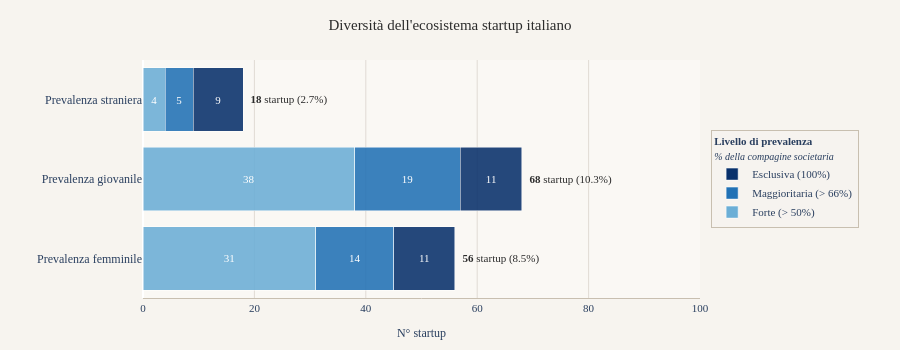

Notebook code cell kept with this figure:
### Markdown cell above
### DIVERSITA DELL'ECOSISTEMA

### Code cell
# ── 1. PREP DATI ─────────────────────────────────────────────
n_tot = len(df)

dimensioni = {
    'Prevalenza femminile': 'prevalenza_femminile',
    'Prevalenza giovanile': 'prevalenza_giovanile',
    'Prevalenza straniera': 'prevalenza_straniera',
}

livelli = ['Forte', 'Maggioritaria', 'Esclusiva']
colori  = ['#6baed6', '#2171b5', '#08306b']
soglie  = {'Forte': '> 50%', 'Maggioritaria': '> 66%', 'Esclusiva': '100%'}

records = []
for label, col in dimensioni.items():
    for livello in livelli:
        n = (df[col] == livello).sum()
        records.append({
            'dimensione': label,
            'livello': livello,
            'n': n,
            'pct': round(n / n_tot * 100, 1)
        })

agg = pd.DataFrame(records)

# ── 2. FIGURA ────────────────────────────────────────────────
fig = go.Figure()

dim_labels = list(dimensioni.keys())

for livello, colore in zip(livelli, colori):
    subset = agg[agg['livello'] == livello]
    vals   = [subset[subset['dimensione'] == d]['n'].values[0] for d in dim_labels]
    pcts   = [subset[subset['dimensione'] == d]['pct'].values[0] for d in dim_labels]

    fig.add_trace(go.Bar(
        name=f"{livello} ({soglie[livello]})",
        y=dim_labels,
        x=vals,
        orientation='h',
        marker=dict(color=colore, opacity=0.88, line=dict(width=0.5, color='white')),
        customdata=[[v, p, livello, soglie[livello]] for v, p in zip(vals, pcts)],
        hovertemplate=(
            "<b>%{y}</b><br>"
            "Livello: <b>%{customdata[2]}</b> (%{customdata[3]} della compagine societaria)<br>"
            "Startup: <b>%{customdata[0]}</b><br>"
            "Sul totale campione: <b>%{customdata[1]}%</b>"
            "<extra></extra>"
        ),
        text=[f"{v}" if v > 0 else '' for v in vals],
        textposition='inside',
        textfont=dict(color='white', size=11, family='Georgia, serif'),
        insidetextanchor='middle',
    ))

# Totale per categoria come annotazione
for d in dim_labels:
    tot = agg[agg['dimensione'] == d]['n'].sum()
    pct = round(tot / n_tot * 100, 1)
    fig.add_annotation(
        y=d,
        x=tot,
        text=f"  <b>{tot}</b> startup ({pct}%)",
        showarrow=False,
        xanchor='left',
        font=dict(size=11, color='#2c2c2c', family='Georgia, serif'),
    )

# ── 3. LAYOUT ────────────────────────────────────────────────
fig.update_layout(
    barmode='stack',
    title=dict(
        text="Diversità dell'ecosistema startup italiano",
        font=dict(size=15, family='Georgia, serif', color='#2c2c2c'),
        x=0.5, xanchor='center', pad=dict(t=10)
    ),
    xaxis=dict(
        title='N° startup',
        title_font=dict(size=12, family='Georgia, serif'),
        tickfont=dict(size=11, family='Georgia, serif'),
        gridcolor='#e0dbd4',
        showline=True, linecolor='#c8bfb0',
        range=[0, 100],
    ),
    yaxis=dict(
        title='',
        tickfont=dict(size=12, family='Georgia, serif'),
        automargin=True,
    ),
    legend=dict(
        title=dict(
            text='<b>Livello di prevalenza</b><br>'
                 '<i style="font-size:10px">% della compagine societaria</i>',
            font=dict(size=11, family='Georgia, serif'),
        ),
        bgcolor='rgba(247,244,239,0.92)',
        bordercolor='#c8bfb0',
        borderwidth=1,
        font=dict(size=11, family='Georgia, serif'),
        x=1.02, y=0.5,
        xanchor='left', yanchor='middle',
    ),
    paper_bgcolor='#f7f4ef',
    plot_bgcolor='#faf8f4',
    margin=dict(l=20, r=200, t=60, b=50),
    height=350,
)

fig.show()

### Figure 1 — Plotly figure (JSON) as saved in the notebook; plotly's stock layout.template omitted (floating-point values rounded to 4 significant figures)
{"data": [{"customdata": [[31, 4.7, "Forte", "> 50%"], [38, 5.8, "Forte", "> 50%"], [4, 0.6, "Forte", "> 50%"]], "hovertemplate": "<b>%{y}</b><br>Livello: <b>%{customdata[2]}</b> (%{customdata[3]} della compagine societaria)<br>Startup: <b>%{customdata[0]}</b><br>Sul totale campione: <b>%{customdata[1]}%</b><extra></extra>", "insidetextanchor": "middle", "marker": {"color": "#6baed6", "line": {"color": "white", "width": 0.5}, "opacity": 0.88}, "name": "Forte (> 50%)", "orientation": "h", "text": ["31", "38", "4"], "textfont": {"color": "white", "family": "Georgia, serif", "size": 11}, "textposition": "inside", "type": "bar", "x": [31, 38, 4], "y": ["Prevalenza femminile", "Prevalenza giovanile", "Prevalenza straniera"]}, {"customdata": [[14, 2.1, "Maggioritaria", "> 66%"], [19, 2.9, "Maggioritaria", "> 66%"], [5, 0.8, "Maggioritaria", "> 66%"]], "hovertemplate": "<b>%{y}</b><br>Livello: <b>%{customdata[2]}</b> (%{customdata[3]} della compagine societaria)<br>Startup: <b>%{customdata[0]}</b><br>Sul totale campione: <b>%{customdata[1]}%</b><extra></extra>", "insidetextanchor": "middle", "marker": {"color": "#2171b5", "line": {"color": "white", "width": 0.5}, "opacity": 0.88}, "name": "Maggioritaria (> 66%)", "orientation": "h", "text": ["14", "19", "5"], "textfont": {"color": "white", "family": "Georgia, serif", "size": 11}, "textposition": "inside", "type": "bar", "x": [14, 19, 5], "y": ["Prevalenza femminile", "Prevalenza giovanile", "Prevalenza straniera"]}, {"customdata": [[11, 1.7, "Esclusiva", "100%"], [11, 1.7, "Esclusiva", "100%"], [9, 1.4, "Esclusiva", "100%"]], "hovertemplate": "<b>%{y}</b><br>Livello: <b>%{customdata[2]}</b> (%{customdata[3]} della compagine societaria)<br>Startup: <b>%{customdata[0]}</b><br>Sul totale campione: <b>%{customdata[1]}%</b><extra></extra>", "insidetextanchor": "middle", "marker": {"color": "#08306b", "line": {"color": "white", "width": 0.5}, "opacity": 0.88}, "name": "Esclusiva (100%)", "orientation": "h", "text": ["11", "11", "9"], "textfont": {"color": "white", "family": "Georgia, serif", "size": 11}, "textposition": "inside", "type": "bar", "x": [11, 11, 9], "y": ["Prevalenza femminile", "Prevalenza giovanile", "Prevalenza straniera"]}], "layout": {"annotations": [{"font": {"color": "#2c2c2c", "family": "Georgia, serif", "size": 11}, "showarrow": false, "text": "  <b>56</b> startup (8.5%)", "x": 56, "xanchor": "left", "y": "Prevalenza femminile"}, {"font": {"color": "#2c2c2c", "family": "Georgia, serif", "size": 11}, "showarrow": false, "text": "  <b>68</b> startup (10.3%)", "x": 68, "xanchor": "left", "y": "Prevalenza giovanile"}, {"font": {"color": "#2c2c2c", "family": "Georgia, serif", "size": 11}, "showarrow": false, "text": "  <b>18</b> startup (2.7%)", "x": 18, "xanchor": "left", "y": "Prevalenza straniera"}], "barmode": "stack", "height": 350, "legend": {"bgcolor": "rgba(247,244,239,0.92)", "bordercolor": "#c8bfb0", "borderwidth": 1, "font": {"family": "Georgia, serif", "size": 11}, "title": {"font": {"family": "Georgia, serif", "size": 11}, "text": "<b>Livello di prevalenza</b><br><i style=\"font-size:10px\">% della compagine societaria</i>"}, "x": 1.02, "xanchor": "left", "y": 0.5, "yanchor": "middle"}, "margin": {"b": 50, "l": 20, "r": 200, "t": 60}, "paper_bgcolor": "#f7f4ef", "plot_bgcolor": "#faf8f4", "title": {"font": {"color": "#2c2c2c", "family": "Georgia, serif", "size": 15}, "pad": {"t": 10}, "text": "Diversità dell'ecosistema startup italiano", "x": 0.5, "xanchor": "center"}, "xaxis": {"gridcolor": "#e0dbd4", "linecolor": "#c8bfb0", "range": [0, 100], "showline": true, "tickfont": {"family": "Georgia, serif", "size": 11}, "title": {"font": {"family": "Georgia, serif", "size": 12}, "text": "N° startup"}}, "yaxis": {"automargin": true, "tickfont": {"family": "Georgia, serif", "size": 12}, "title": {"text": ""}}}}
